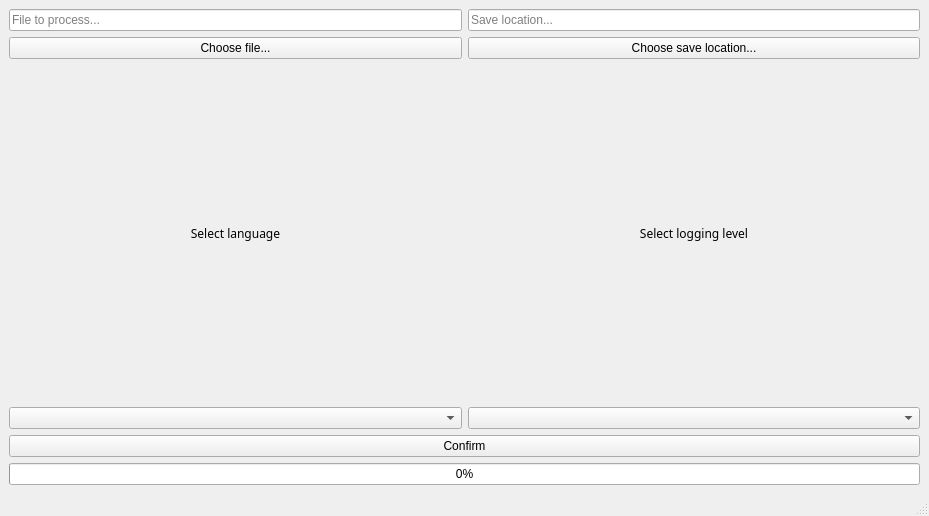
<?xml version="1.0" encoding="UTF-8"?>
<ui version="4.0">
 <class>MainWindow</class>
 <widget class="QMainWindow" name="MainWindow">
  <property name="geometry">
   <rect>
    <x>0</x>
    <y>0</y>
    <width>929</width>
    <height>516</height>
   </rect>
  </property>
  <property name="windowTitle">
   <string>GCode Optimizer</string>
  </property>
  <widget class="QWidget" name="centralwidget">
   <layout class="QVBoxLayout" name="verticalLayout_3">
    <item>
     <layout class="QVBoxLayout" name="verticalLayout_2">
      <item>
       <layout class="QHBoxLayout" name="horizontalLayout_3">
        <item>
         <widget class="QLineEdit" name="lineEditFilePath">
          <property name="text">
           <string/>
          </property>
          <property name="placeholderText">
           <string>File to process...</string>
          </property>
         </widget>
        </item>
        <item>
         <widget class="QLineEdit" name="lineEditSavePath">
          <property name="text">
           <string/>
          </property>
          <property name="placeholderText">
           <string>Save location...</string>
          </property>
         </widget>
        </item>
       </layout>
      </item>
      <item>
       <layout class="QHBoxLayout" name="horizontalLayout_2">
        <item>
         <widget class="QPushButton" name="pushButtonChooseFile">
          <property name="text">
           <string>Choose file...</string>
          </property>
         </widget>
        </item>
        <item>
         <widget class="QPushButton" name="pushButtonChooseSave">
          <property name="text">
           <string>Choose save location...</string>
          </property>
         </widget>
        </item>
       </layout>
      </item>
      <item>
       <layout class="QHBoxLayout" name="horizontalLayout">
        <item>
         <widget class="QLabel" name="labelLanguage">
          <property name="font">
           <font>
            <family>Trebuchet MS</family>
           </font>
          </property>
          <property name="text">
           <string>Select language</string>
          </property>
          <property name="alignment">
           <set>Qt::AlignCenter</set>
          </property>
         </widget>
        </item>
        <item>
         <widget class="QLabel" name="labelLoggingLevel">
          <property name="font">
           <font>
            <family>Trebuchet MS</family>
           </font>
          </property>
          <property name="text">
           <string>Select logging level</string>
          </property>
          <property name="alignment">
           <set>Qt::AlignCenter</set>
          </property>
         </widget>
        </item>
       </layout>
      </item>
      <item>
       <layout class="QHBoxLayout" name="horizontalLayout_4">
        <item>
         <widget class="QComboBox" name="comboBoxLanguage">
          <property name="editable">
           <bool>false</bool>
          </property>
          <property name="currentText">
           <string/>
          </property>
          <property name="placeholderText">
           <string>Language...</string>
          </property>
         </widget>
        </item>
        <item>
         <widget class="QComboBox" name="comboBoxLoggingLevel">
          <property name="placeholderText">
           <string>Logging level...</string>
          </property>
         </widget>
        </item>
       </layout>
      </item>
      <item>
       <layout class="QVBoxLayout" name="verticalLayout">
        <item>
         <widget class="QPushButton" name="pushButtonConfirm">
          <property name="text">
           <string>Confirm</string>
          </property>
         </widget>
        </item>
        <item>
         <widget class="QProgressBar" name="progressBar">
          <property name="value">
           <number>0</number>
          </property>
         </widget>
        </item>
       </layout>
      </item>
     </layout>
    </item>
   </layout>
  </widget>
  <widget class="QStatusBar" name="statusbar"/>
 </widget>
 <resources/>
 <connections/>
</ui>
